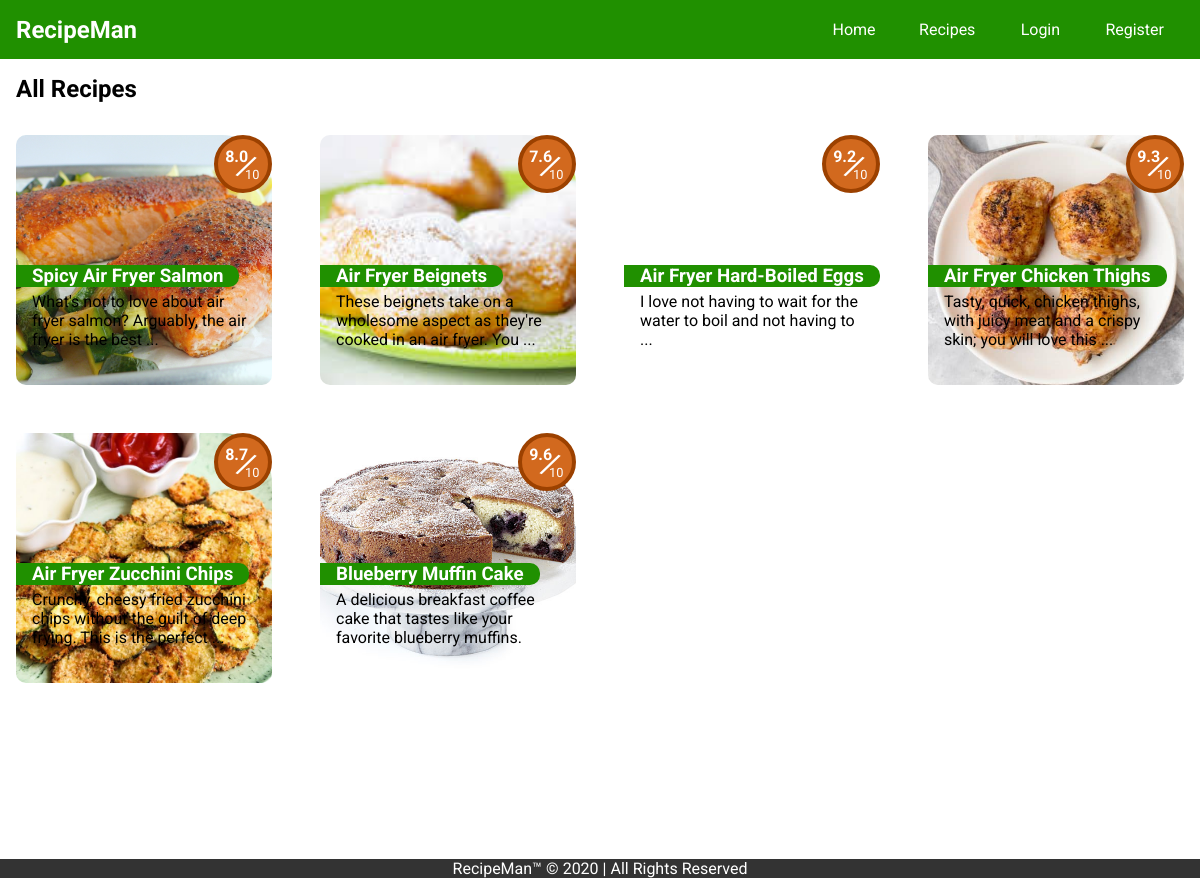
/Recipe/recipe_archive.php, run on the app's committed database.
### tables this page shows
CREATE TABLE `recipe` (
  `id` int(11) NOT NULL,
  `name` varchar(255) NOT NULL,
  `ingredient` varchar(255) NOT NULL,
  `time` date NOT NULL,
  `img` text NOT NULL,
  `description` text NOT NULL,
  `rating` varchar(11) NOT NULL,
  `category` int(11) NOT NULL
);

### Recipe/functions.php (called while the page is built)
<?php
function limit_text($text, $limit) {
    if (str_word_count($text, 0) > $limit) {
        $words = str_word_count($text, 2);
        $pos   = array_keys($words);
        $text  = substr($text, 0, $pos[$limit]) . '...';
    }
    return $text;
}
?>

### Recipe/recipe_archive.php (the view)
<?php
    require_once "pdo.php";
    require_once "header.php";
    require_once "functions.php";
    $search_msg = "";
    if(isset($_GET['search'])){
        $search_msg = "You searched for: ".$_GET['search'];
        $query = "SELECT * FROM recipe WHERE name LIKE :search";
        $stmt = $pdo->prepare($query);
        $stmt->execute(array(
            ':search' => "%".$_GET['search']."%"
        ));
    }
    else {
        $query = "SELECT * FROM recipe";
        $stmt = $pdo->prepare($query);
        $stmt->execute();
    }
?>
<section class="recipes">
    <div class="container">
        <h2 class="category"><?php if($search_msg) echo $search_msg; else echo "All Recipes"; ?></h2>
    </div>
    <div class="container">
        <?php
            while($row = $stmt->fetch(PDO::FETCH_ASSOC)){ ?>
            <a href="<?php echo "recipe_single.php?"."id=".$row['id']; ?>">
                <div class="recipe" style="background: url('./img/<?php echo $row['img']; ?>') no-repeat center center/cover;">
                        <div class="rating"><p><span class="rate"><?php echo $row['rating']; ?></span> <span class="by">/</span><span class="total">10</span></p> </div>
                        <h3 class="name"><?php echo $row['name']; ?></h3>
                        <p class="desc"><?php echo limit_text($row['description'], 15); ?></p>
                </div>
            </a>
        <?php } ?>
    </div>
</section>
<?php require_once "footer.php"; ?>

### Recipe/header.php (shortened to what this page needs)
<!DOCTYPE html>
<html lang="en">
<head>
    <link rel="stylesheet" href="./css/style.css">
</head>
<body>
    <header>
        <div class="container">
            <nav>
                <div class="logo">
                    <h2>RecipeMan</h2>
                </div>
                <ul>
                    <li><a href="index.php">Home</a></li>
                    <li><a href="recipe_archive.php">Recipes</a></li>
                    <li><a href="login.php">Login</a></li>
                    <li><a href="register.php">Register</a></li>
                </ul>
            </nav>
        </div>
    </header>

### Recipe/footer.php (shortened to what this page needs)
<footer>
        <div class="container">
            <p>RecipeMan&TRADE; &copy; 2020 | All Rights Reserved</p>
        </div>
    </footer>
</body>
</html>

### Recipe/css/style.css (style rules this page uses)
* { margin: 0; padding: 0; }
body { font-family: "Roboto", sans-serif; box-sizing: border-box; }
.container { max-width: 1200px; margin: auto; }
header { background: #209000; }
header .container { max-width: 1200px; margin: auto; }
header .container nav { display: flex; justify-content: space-between; align-items: center; color: #fff; padding: 0 1rem 0 1rem; }
header .container nav ul { display: flex; justify-content: flex-end; align-items: center; }
header .container nav ul li { list-style: none; }
header .container nav ul li a { display: inline-block; padding: 20px; text-decoration: none; color: #fff; min-width: 50px; text-align: center; }
footer { background: #333; color: #fff; text-align: center; }
.recipes { min-height: 100vh; }
.recipes .container { display: grid; grid-template-columns: repeat(4, 1fr); gap: 1rem; }
.recipes .container h2 { padding: 1rem; }
.recipes .container a { text-decoration: none; }
.recipes .container a .recipe { margin: 1rem; background: #c4c4c4; height: 250px; display: grid; position: relative; border-radius: 10px 50px 10px 10px; transition: 0.2s transform ease-in; }
.recipes .container a .recipe .rating { align-self: start; justify-self: end; width: 50px; height: 50px; background: chocolate; border-radius: 50px; display: flex; font-size: 0.8rem; border: 4px solid #9c4100; }
.recipes .container a .recipe .rating p { align-self: center; justify-self: center; text-align: center; padding: .45rem; color: #fff; position: relative; }
.recipes .container a .recipe .rating p span { position: absolute; }
.recipes .container a .recipe .rating p .rate { top: -10px; font-size: 1rem; font-weight: bold; }
.recipes .container a .recipe .rating p .by { font-size: 2rem; top: -10px; left: 22px; transform: rotate(25deg); }
.recipes .container a .recipe .rating p .total { top: 10px; left: 27px; }
.recipes .container a .recipe .name { align-self: flex-end; justify-self: start; padding: 0 1rem; background: #209000; color: #fff; border-radius: 0 10px 10px 0px; text-decoration: none; }
.recipes .container a .recipe .desc { align-self: flex-start; padding: 0 1rem; margin-top: 5px; color: black; }

### data on the page
recipe: img (picture), rating "8.0", name "Spicy Air Fryer Salmon", description "What's not to love about air fryer salmon? Arguably, the air fryer is the best ..."
recipe: img (picture), rating "7.6", name "Air Fryer Beignets", description "These beignets take on a wholesome aspect as they're cooked in an air fryer. You ..."
recipe: rating "9.2", name "Air Fryer Hard-Boiled Eggs", description "I love not having to wait for the water to boil and not having to ..."
recipe: img (picture), rating "9.3", name "Air Fryer Chicken Thighs", description "Tasty, quick, chicken thighs, with juicy meat and a crispy skin; you will love this ..."
recipe: img (picture), rating "8.7", name "Air Fryer Zucchini Chips", description "Crunchy, cheesy fried zucchini chips without the guilt of deep frying. This is the perfect ..."
recipe: img (picture), rating "9.6", name "Blueberry Muffin Cake", description "A delicious breakfast coffee cake that tastes like your favorite blueberry muffins."
